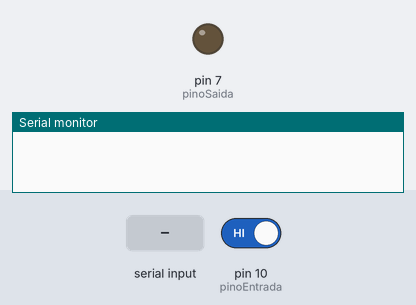
Simulated run of this sketch. Board: Arduino Uno, built with avr-gcc and run on an emulated ATmega328P. On the bench: output pins drawn as LEDs (lit = HIGH), the last lines printed to the serial monitor. Dashed ring = blinking. The inputs (shaded band) are chosen by the test bench; at power-on: pin 10 (pinoEntrada) HIGH.

Above: at 1.2 s.
1.3 s: pin 10 (pinoEntrada) driven LOW
At 1.7 s:
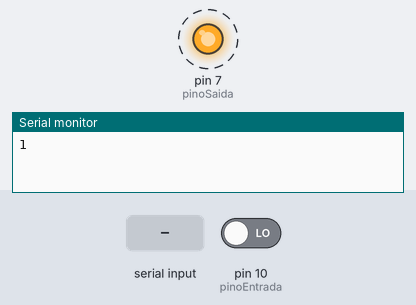
4.3 s: pin 10 (pinoEntrada) driven HIGH
At 5.4 s:
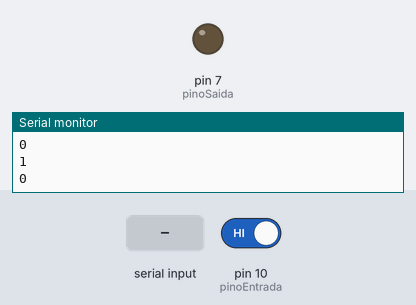
5.8 s: "LIGA" received over Serial
At 8.0 s:
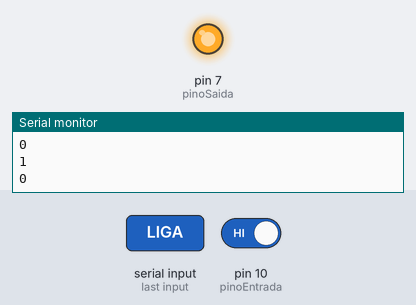
Timing chart, 0 to 9.5 s (numbered marks = the images above; inputs shaded):
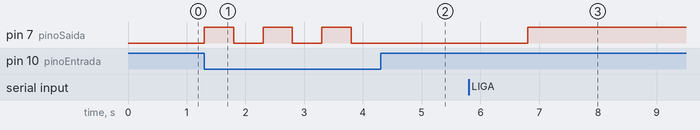

Measured:
- after the input at 1.3 s, pin 7 (pinoSaida): alternates HIGH for 0.50 s and LOW for 0.50 s, starting at once
- after the input at 4.3 s, pin 7 (pinoSaida): stays LOW (without the input it goes to HIGH after 0.00 s)
- after the input at 5.8 s, pin 7 (pinoSaida): LOW → HIGH after 1.0 s

The sketch:

Serial_TX_RX.ino
```cpp
/*
 * Envia e recebe dados do computador para acender e apagar um LED
 */

//Definição das variáveis
int pinoEntrada = 10;
int pinoSaida = 7;
String comando = "";
boolean ledLigado = false; //Variável que armazena informação do estado do led, independente de quem executou (a string recebida do computador ou o push-button)

void setup() {
  Serial.begin(9600); //Definie a velocidade da serial
  pinMode(pinoEntrada,INPUT); //Define a variável pinoEntrada como entrada
  pinMode(pinoSaida,OUTPUT);  //Define a variável pinoSaida como saída
  digitalWrite(pinoSaida,LOW); //Apaga o LED
}

void loop() {
  //Verifica se a serial tem informação a ser recebida
  if (Serial.available()) {
    //Enquanto existirem dados na serial, executa o loop
    while (Serial.available()){
      comando = Serial.readString(); //Lê uma string da serial
    }
    //Liga o led
    if(comando=="LIGA"){
      digitalWrite(pinoSaida,HIGH);
      ledLigado= true;
    }
    //Desliga o led
    if(comando=="DESLIGA"){
      digitalWrite(pinoSaida,LOW);
      ledLigado = false;
    }
  }

  //Se o push-button for acionado, troca o estado do led e envia pela serial para o computador
  if(digitalRead(pinoEntrada) == LOW){
    if(ledLigado){
      digitalWrite(pinoSaida,LOW);
      ledLigado = false;
    }
    else {
      digitalWrite(pinoSaida,HIGH);
      ledLigado = true;
    }
    Serial.println(ledLigado);
    delay(500);
  }


}
```
